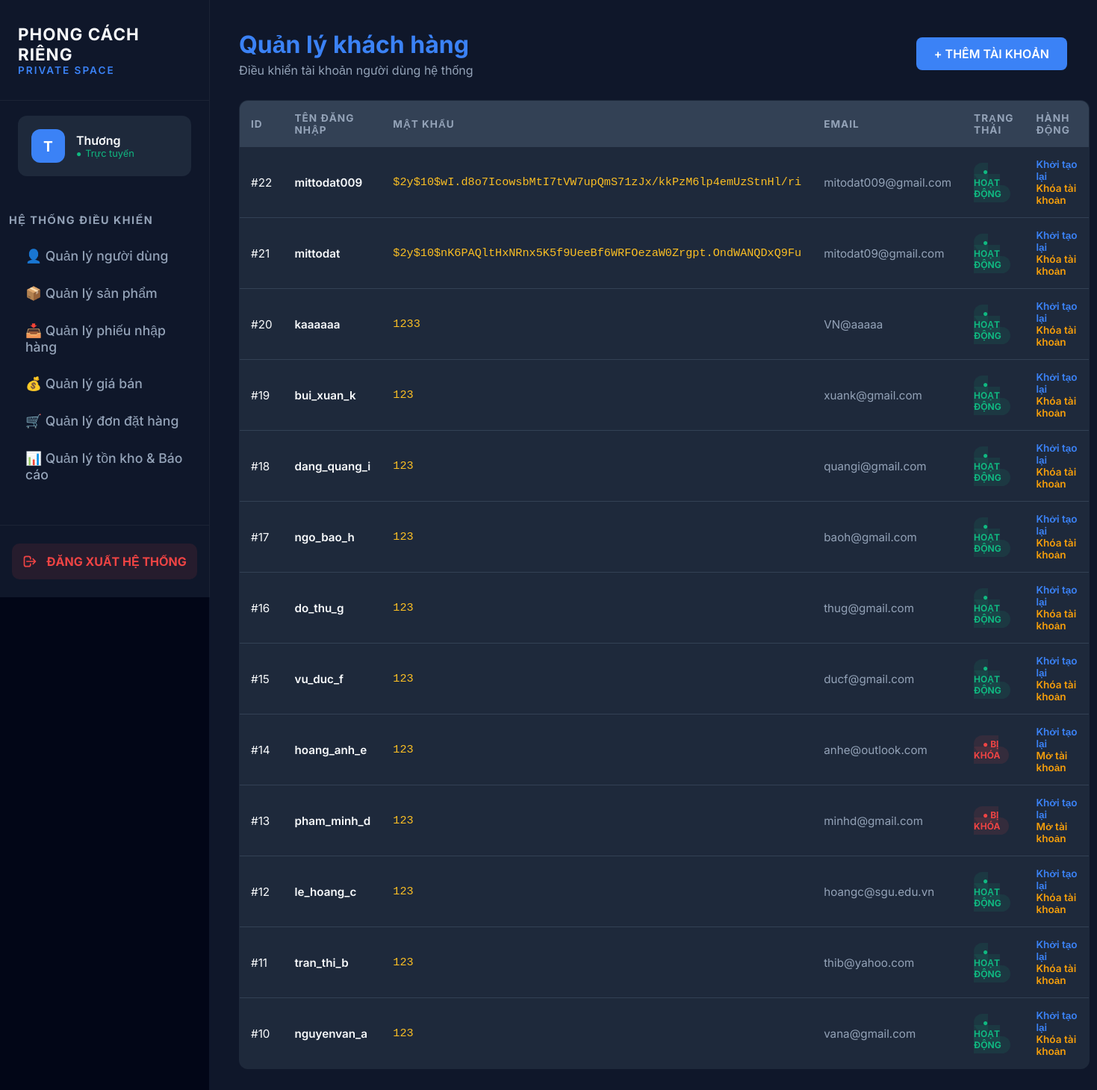
Screenshot of /Admin/quanlynguoidung.php (signed in) with the database file from the repository.
### tables this page shows
CREATE TABLE `users` (
  `id` int(11) NOT NULL,
  `user_name` varchar(50) DEFAULT NULL,
  `password` varchar(100) DEFAULT NULL,
  `email` varchar(100) DEFAULT NULL,
  `status` tinyint(4) DEFAULT 1 COMMENT '1: Hoạt động, 0: Bị khóa'
);

### Admin/quanlynguoidung.php (the view, shortened to what this page needs)
<?php
require_once 'config.php';
$result = mysqli_query($conn, "SELECT * FROM users ORDER BY id DESC");
include 'thanhmenu.php';
?>
<!DOCTYPE html>
<html lang="vi">
<head>
</head>
<body>
    <div class="main-content">
        <div class="page-header">
            <div>
                <h1 style="margin:0; color: #3b82f6;">Quản lý khách hàng</h1>
                <p style="color: #94a3b8; margin: 5px 0 0 0;">Điều khiển tài khoản người dùng hệ thống</p>
            </div>
            <a href="themnguoidung.php" class="btn-add">+ THÊM TÀI KHOẢN</a>
        </div>
        <table>
            <thead>
                <tr>
                    <th>ID</th>
                    <th>Tên đăng nhập</th>
                    <th>Mật khẩu</th>
                    <th>Email</th>
                    <th>Trạng thái</th>
                    <th>Hành động</th>
                </tr>
            </thead>
            <tbody>
                <?php while($row = mysqli_fetch_assoc($result)): ?>
                <tr>
                    <td>#<?php echo $row['id']; ?></td>
                    <td style="font-weight: 600;"><?php echo $row['user_name']; ?></td>
                    <td style="font-family: monospace; color: #fbbf24;"><?php echo $row['password']; ?></td>
                    <td style="color: #94a3b8;"><?php echo $row['email']; ?></td>
                    <td>
                        <?php if($row['status'] == 1): ?>
                            <span class="status-pill status-active">● HOẠT ĐỘNG</span>
                        <?php else: ?>
                            <span class="status-pill status-locked">● BỊ KHÓA</span>
                        <?php endif; ?>
                    </td>
                    <td class="action-links">
                        <a href="?reset=<?php echo $row['id']; ?>" onclick="return confirm('Đặt lại mật khẩu về 123?')">Khởi tạo lại</a>
                        <a href="?toggle=<?php echo $row['id']; ?>&st=<?php echo $row['status']; ?>" class="btn-lock">
                            <?php echo ($row['status'] == 1) ? "Khóa tài khoản" : "Mở tài khoản"; ?>
                        </a>
                    </td>
                </tr>
                <?php endwhile; ?>
            </tbody>
        </table>
    </div>
</body>
</html>

### Admin/thanhmenu.php (style rules this page uses)
:root { --sidebar-width: 280px; --bg-deep: #0f172a; --bg-card: #1e293b; --accent-blue: #3b82f6; --text-bright: #f8fafc; --text-dim: #94a3b8; --danger: #ef4444; --transition: all 0.3s cubic-bezier(0.4, 0, 0.2, 1); }
body { margin: 0; padding-left: var(--sidebar-width); font-family: 'Inter', sans-serif; background-color: #020617; color: var(--text-bright); }

### Admin/quanlynguoidung.php (style rules this page uses)
.main-content { padding: 40px; background: #0f172a; min-height: 100vh; color: #f8fafc; }
.page-header { display: flex; justify-content: space-between; align-items: center; margin-bottom: 30px; }
.btn-add { background: #3b82f6; color: white; padding: 12px 24px; border-radius: 8px; text-decoration: none; font-weight: 600; transition: 0.3s; }
table { width: 100%; border-collapse: collapse; background: #1e293b; border-radius: 12px; overflow: hidden; border: 1px solid #334155; }
th { background: #334155; color: #94a3b8; text-align: left; padding: 15px; font-size: 0.85rem; text-transform: uppercase; letter-spacing: 1px; }
td { padding: 15px; border-bottom: 1px solid #334155; font-size: 0.95rem; }
.status-pill { padding: 4px 12px; border-radius: 20px; font-size: 0.75rem; font-weight: 700; }
.status-active { background: rgba(16, 185, 129, 0.1); color: #10b981; }
.status-locked { background: rgba(239, 68, 68, 0.1); color: #ef4444; }
.action-links a { color: #3b82f6; text-decoration: none; font-size: 0.85rem; margin-right: 15px; font-weight: 600; }
.btn-lock { color: #f59e0b !important; }

### rows the page displays
users: id "22", user_name "mittodat009", password "$2y$10$wI.d8o7IcowsbMtI7tVW7upQmS71zJx/kkPzM6lp4emUzStnHl/ri", email "mitodat009@gmail.com", status "● HOẠT ĐỘNG"
users: id "21", user_name "mittodat", password "$2y$10$nK6PAQltHxNRnx5K5f9UeeBf6WRFOezaW0Zrgpt.OndWANQDxQ9Fu", email "mitodat09@gmail.com", status "● HOẠT ĐỘNG"
users: id "20", user_name "kaaaaaa", password "1233", email "VN@aaaaa", status "● HOẠT ĐỘNG"
users: id "19", user_name "bui_xuan_k", password "123", email "xuank@gmail.com", status "● HOẠT ĐỘNG"
users: id "18", user_name "dang_quang_i", password "123", email "quangi@gmail.com", status "● HOẠT ĐỘNG"
users: id "17", user_name "ngo_bao_h", password "123", email "baoh@gmail.com", status "● HOẠT ĐỘNG"
users: id "16", user_name "do_thu_g", password "123", email "thug@gmail.com", status "● HOẠT ĐỘNG"
users: id "15", user_name "vu_duc_f", password "123", email "ducf@gmail.com", status "● HOẠT ĐỘNG"
users: id "14", user_name "hoang_anh_e", password "123", email "anhe@outlook.com", status "● BỊ KHÓA"
users: id "13", user_name "pham_minh_d", password "123", email "minhd@gmail.com", status "● BỊ KHÓA"
users: id "12", user_name "le_hoang_c", password "123", email "hoangc@sgu.edu.vn", status "● HOẠT ĐỘNG"
users: id "11", user_name "tran_thi_b", password "123", email "thib@yahoo.com", status "● HOẠT ĐỘNG"
users: id "10", user_name "nguyenvan_a", password "123", email "vana@gmail.com", status "● HOẠT ĐỘNG"

### other values shown
substr($_SESSION['admin_fullname'] ?? 'A', 0, 1) "T"
$_SESSION['admin_fullname'] "Thương"
